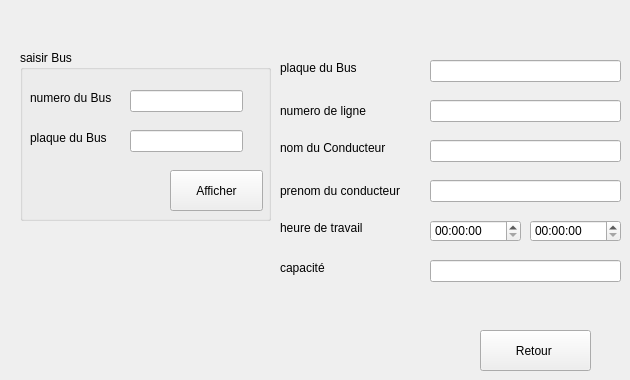
      <widget class="QWidget" name="tab_4">
       <attribute name="title">
        <string>afficher Bus</string>
       </attribute>
       <widget class="QLabel" name="label_9">
        <property name="geometry">
         <rect>
          <x>280</x>
          <y>60</y>
          <width>101</width>
          <height>16</height>
         </rect>
        </property>
        <property name="text">
         <string>plaque du Bus </string>
        </property>
       </widget>
       <widget class="QLabel" name="label_11">
        <property name="geometry">
         <rect>
          <x>280</x>
          <y>140</y>
          <width>121</width>
          <height>16</height>
         </rect>
        </property>
        <property name="text">
         <string>nom du Conducteur</string>
        </property>
       </widget>
       <widget class="QLabel" name="label_12">
        <property name="geometry">
         <rect>
          <x>280</x>
          <y>180</y>
          <width>141</width>
          <height>21</height>
         </rect>
        </property>
        <property name="text">
         <string>prenom du conducteur</string>
        </property>
       </widget>
       <widget class="QLabel" name="label_13">
        <property name="geometry">
         <rect>
          <x>280</x>
          <y>220</y>
          <width>131</width>
          <height>16</height>
         </rect>
        </property>
        <property name="text">
         <string>heure de travail</string>
        </property>
       </widget>
       <widget class="QLabel" name="label_14">
        <property name="geometry">
         <rect>
          <x>280</x>
          <y>100</y>
          <width>131</width>
          <height>21</height>
         </rect>
        </property>
        <property name="text">
         <string>numero de ligne </string>
        </property>
       </widget>
       <widget class="QLineEdit" name="lineEdit_8">
        <property name="geometry">
         <rect>
          <x>430</x>
          <y>60</y>
          <width>191</width>
          <height>22</height>
         </rect>
        </property>
       </widget>
       <widget class="QLineEdit" name="lineEdit_9">
        <property name="geometry">
         <rect>
          <x>430</x>
          <y>100</y>
          <width>191</width>
          <height>22</height>
         </rect>
        </property>
       </widget>
       <widget class="QLineEdit" name="lineEdit_10">
        <property name="geometry">
         <rect>
          <x>430</x>
          <y>140</y>
          <width>191</width>
          <height>22</height>
         </rect>
        </property>
       </widget>
       <widget class="QLineEdit" name="lineEdit_11">
        <property name="geometry">
         <rect>
          <x>430</x>
          <y>180</y>
          <width>191</width>
          <height>22</height>
         </rect>
        </property>
       </widget>
       <widget class="QLineEdit" name="lineEdit_12">
        <property name="geometry">
         <rect>
          <x>430</x>
          <y>260</y>
          <width>191</width>
          <height>22</height>
         </rect>
        </property>
       </widget>
       <widget class="QTimeEdit" name="timeEdit">
        <property name="geometry">
         <rect>
          <x>430</x>
          <y>220</y>
          <width>91</width>
          <height>22</height>
         </rect>
        </property>
       </widget>
       <widget class="QTimeEdit" name="timeEdit_2">
        <property name="geometry">
         <rect>
          <x>530</x>
          <y>220</y>
          <width>91</width>
          <height>22</height>
         </rect>
        </property>
       </widget>
       <widget class="QGroupBox" name="groupBox">
        <property name="geometry">
         <rect>
          <x>20</x>
          <y>50</y>
          <width>251</width>
          <height>171</height>
         </rect>
        </property>
        <property name="title">
         <string>saisir Bus</string>
        </property>
        <widget class="QLabel" name="label_36">
         <property name="geometry">
          <rect>
           <x>10</x>
           <y>40</y>
           <width>91</width>
           <height>16</height>
          </rect>
         </property>
         <property name="text">
          <string>numero du Bus</string>
         </property>
        </widget>
        <widget class="QLabel" name="label_37">
         <property name="geometry">
          <rect>
           <x>10</x>
           <y>80</y>
           <width>91</width>
           <height>16</height>
          </rect>
         </property>
         <property name="text">
          <string>plaque du Bus </string>
         </property>
        </widget>
        <widget class="QLineEdit" name="lineEdit_31">
         <property name="geometry">
          <rect>
           <x>110</x>
           <y>40</y>
           <width>113</width>
           <height>22</height>
          </rect>
         </property>
        </widget>
        <widget class="QLineEdit" name="lineEdit_32">
         <property name="geometry">
          <rect>
           <x>110</x>
           <y>80</y>
           <width>113</width>
           <height>22</height>
          </rect>
         </property>
        </widget>
        <widget class="QPushButton" name="pushButton_12">
         <property name="geometry">
          <rect>
           <x>150</x>
           <y>120</y>
           <width>93</width>
           <height>41</height>
          </rect>
         </property>
         <property name="text">
          <string>Afficher</string>
         </property>
        </widget>
       </widget>
       <widget class="QPushButton" name="pushButton_13">
        <property name="geometry">
         <rect>
          <x>480</x>
          <y>330</y>
          <width>111</width>
          <height>41</height>
         </rect>
        </property>
        <property name="text">
         <string>Retour </string>
        </property>
       </widget>
       <widget class="QLabel" name="label_10">
        <property name="geometry">
         <rect>
          <x>280</x>
          <y>260</y>
          <width>56</width>
          <height>16</height>
         </rect>
        </property>
        <property name="text">
         <string>capacité</string>
        </property>
       </widget>
      </widget>
